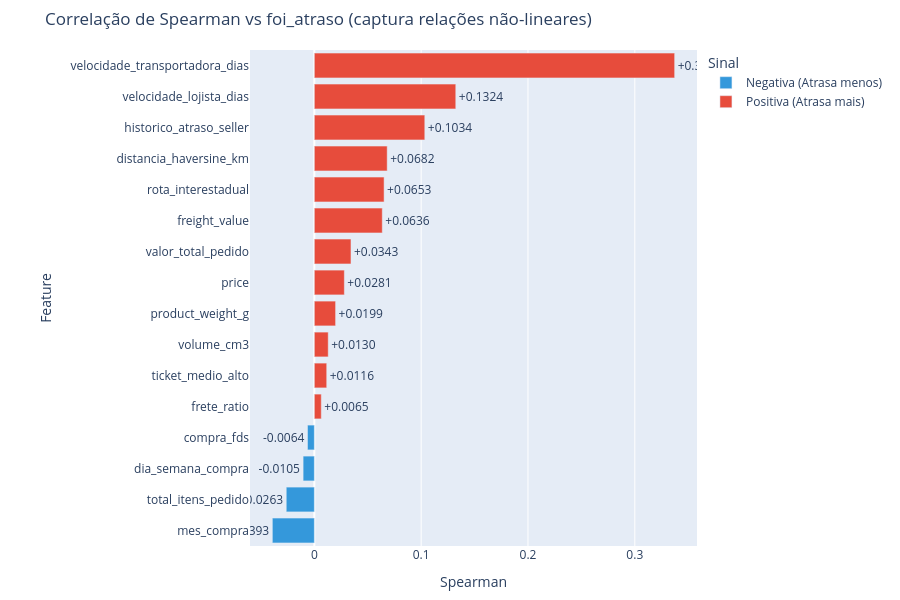

Notebook code cell kept with this figure:
### Code cell
# 8.2 — Correlação de SPEARMAN (captura relações NÃO-lineares e monotônicas)
# Diferença: Pearson mede relação LINEAR. Spearman mede relação MONOTÔNICA
# (se uma sobe, a outra sobe, mas não necessariamente em linha reta).
# É também mais robusta contra outliers.

print("=== CORRELACAO DE SPEARMAN COM foi_atraso ===")
print(f"{'Feature':40s} {'Spearman':>10s} {'p-valor':>12s} {'Signif?':>8s}")
print("-" * 72)

resultados_spearman = []
for feat in features_num_eda:
    serie = df[[feat, 'foi_atraso']].dropna()
    if len(serie) > 100:
        corr_sp, pval_sp = spearmanr(serie[feat], serie['foi_atraso'])
        sig = "Sim" if pval_sp < 0.05 else "Nao"
        print(f"  {feat:38s} {corr_sp:>+10.4f} {pval_sp:>12.2e} {sig:>8s}")
        resultados_spearman.append({
            'Feature': feat, 'Spearman': round(corr_sp, 4),
            'p_valor_sp': pval_sp, 'Significativo': sig
        })

df_spearman = pd.DataFrame(resultados_spearman).sort_values('Spearman', key=abs, ascending=False)
df_spearman['Sinal'] = np.where(df_spearman['Spearman'] > 0, 'Positiva (Atrasa mais)', 'Negativa (Atrasa menos)')

fig_spearman = px.bar(
    df_spearman.sort_values('Spearman'),
    x='Spearman', y='Feature', orientation='h',
    title='Correlação de Spearman vs foi_atraso (captura relações não-lineares)',
    color='Sinal',
    color_discrete_map={'Positiva (Atrasa mais)': '#e74c3c', 'Negativa (Atrasa menos)': '#3498db'},
    text=df_spearman.sort_values('Spearman')['Spearman'].apply(lambda x: f'{x:+.4f}')
)
fig_spearman.update_traces(textposition='outside')
fig_spearman.update_layout(
    height=600, 
    yaxis={'categoryorder': 'total ascending'},
    margin=dict(l=250, r=40, t=50, b=20)
)
fig_spearman.show()

### Figure 1 — Plotly figure (JSON) as saved in the notebook; plotly's stock layout.template omitted (floating-point values rounded to 4 significant figures)
{"data": [{"hovertemplate": "Sinal=Negativa (Atrasa menos)<br>Spearman=%{x}<br>Feature=%{y}<br>text=%{text}<extra></extra>", "legendgroup": "Negativa (Atrasa menos)", "marker": {"color": "#3498db", "pattern": {"shape": ""}}, "name": "Negativa (Atrasa menos)", "orientation": "h", "showlegend": true, "text": ["-0.0393", "-0.0263", "-0.0105", "-0.0064"], "textposition": "outside", "type": "bar", "x": [-0.0393, -0.0263, -0.0105, -0.0064], "xaxis": "x", "y": ["mes_compra", "total_itens_pedido", "dia_semana_compra", "compra_fds"], "yaxis": "y"}, {"hovertemplate": "Sinal=Positiva (Atrasa mais)<br>Spearman=%{x}<br>Feature=%{y}<br>text=%{text}<extra></extra>", "legendgroup": "Positiva (Atrasa mais)", "marker": {"color": "#e74c3c", "pattern": {"shape": ""}}, "name": "Positiva (Atrasa mais)", "orientation": "h", "showlegend": true, "text": ["+0.0065", "+0.0116", "+0.0130", "+0.0199", "+0.0281", "+0.0343", "+0.0636", "+0.0653", "+0.0682", "+0.1034", "+0.1324", "+0.3373"], "textposition": "outside", "type": "bar", "x": [0.0065, 0.0116, 0.013, 0.0199, 0.0281, 0.0343, 0.0636, 0.0653, 0.0682, 0.1034, 0.1324, 0.3373], "xaxis": "x", "y": ["frete_ratio", "ticket_medio_alto", "volume_cm3", "product_weight_g", "price", "valor_total_pedido", "freight_value", "rota_interestadual", "distancia_haversine_km", "historico_atraso_seller", "velocidade_lojista_dias", "velocidade_transportadora_dias"], "yaxis": "y"}], "layout": {"barmode": "relative", "height": 600, "legend": {"title": {"text": "Sinal"}, "tracegroupgap": 0}, "margin": {"b": 20, "l": 250, "r": 40, "t": 50}, "title": {"text": "Correlação de Spearman vs foi_atraso (captura relações não-lineares)"}, "xaxis": {"anchor": "y", "domain": [0, 1], "title": {"text": "Spearman"}}, "yaxis": {"anchor": "x", "categoryorder": "total ascending", "domain": [0, 1], "title": {"text": "Feature"}}}}
